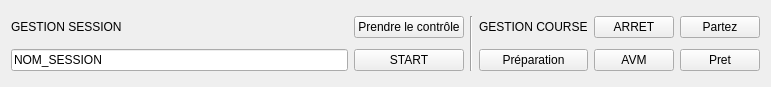
   <widget class="QWidget" name="layoutWidget">
    <property name="geometry">
     <rect>
      <x>10</x>
      <y>0</y>
      <width>771</width>
      <height>87</height>
     </rect>
    </property>
    <layout class="QGridLayout" name="gridLayout" rowstretch="0,0">
     <property name="sizeConstraint">
      <enum>QLayout::SetDefaultConstraint</enum>
     </property>
     <item row="0" column="1">
      <widget class="QPushButton" name="pbControl">
       <property name="text">
        <string>Prendre le contrôle</string>
       </property>
      </widget>
     </item>
     <item row="1" column="1">
      <widget class="QPushButton" name="pbStart">
       <property name="text">
        <string>START</string>
       </property>
      </widget>
     </item>
     <item row="0" column="5">
      <widget class="QPushButton" name="pbArret">
       <property name="text">
        <string>ARRET</string>
       </property>
      </widget>
     </item>
     <item row="1" column="5">
      <widget class="QPushButton" name="pbAvm">
       <property name="text">
        <string>AVM</string>
       </property>
      </widget>
     </item>
     <item row="0" column="4">
      <widget class="QLabel" name="label_2">
       <property name="text">
        <string>GESTION COURSE</string>
       </property>
      </widget>
     </item>
     <item row="0" column="6">
      <widget class="QPushButton" name="pbPartez">
       <property name="text">
        <string>Partez</string>
       </property>
      </widget>
     </item>
     <item row="0" column="3" rowspan="2">
      <widget class="Line" name="line">
       <property name="orientation">
        <enum>Qt::Vertical</enum>
       </property>
      </widget>
     </item>
     <item row="0" column="0">
      <widget class="QLabel" name="lGestionSession">
       <property name="text">
        <string>GESTION SESSION</string>
       </property>
       <property name="alignment">
        <set>Qt::AlignLeading|Qt::AlignLeft|Qt::AlignVCenter</set>
       </property>
      </widget>
     </item>
     <item row="1" column="6">
      <widget class="QPushButton" name="pbPret">
       <property name="text">
        <string>Pret</string>
       </property>
      </widget>
     </item>
     <item row="1" column="4">
      <widget class="QPushButton" name="pbPreparation">
       <property name="text">
        <string>Préparation</string>
       </property>
      </widget>
     </item>
     <item row="1" column="0">
      <widget class="QLineEdit" name="leNomSession">
       <property name="text">
        <string>NOM_SESSION</string>
       </property>
      </widget>
     </item>
    </layout>
   </widget>
